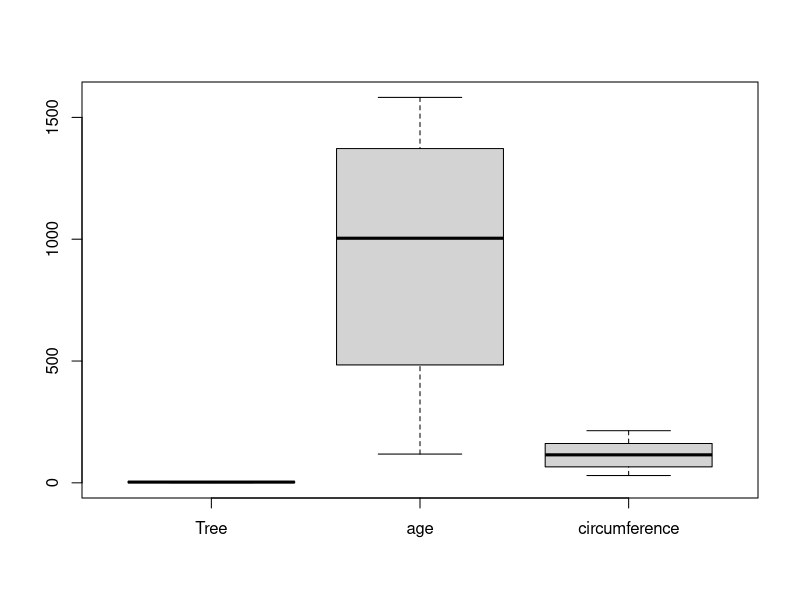
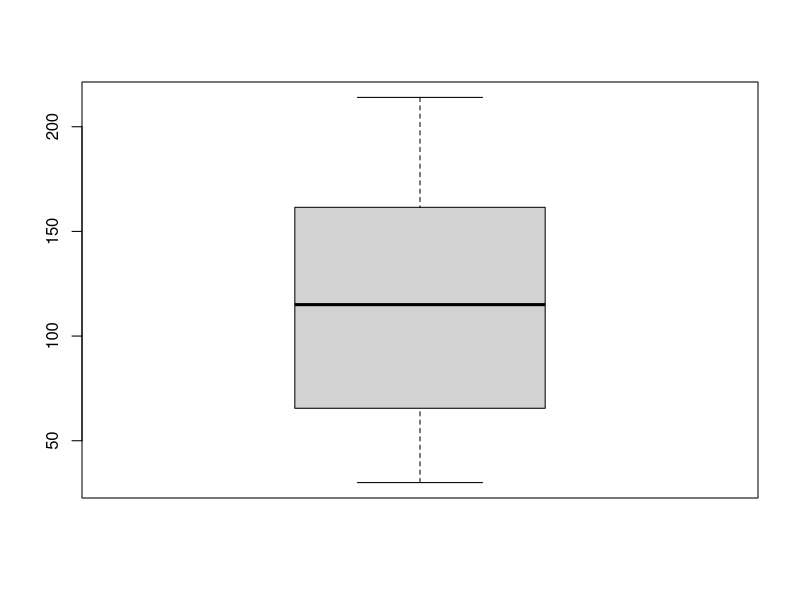

Reproduce these figures in R, in order.
data (Orange) # набір даних Orange розпаковується і стає доступним для аналізу
help ("Orange") # опис набору даних
Orange
class(Orange)
str(Orange)
summary(Orange)
boxplot(Orange)
boxplot(Orange$circumference)